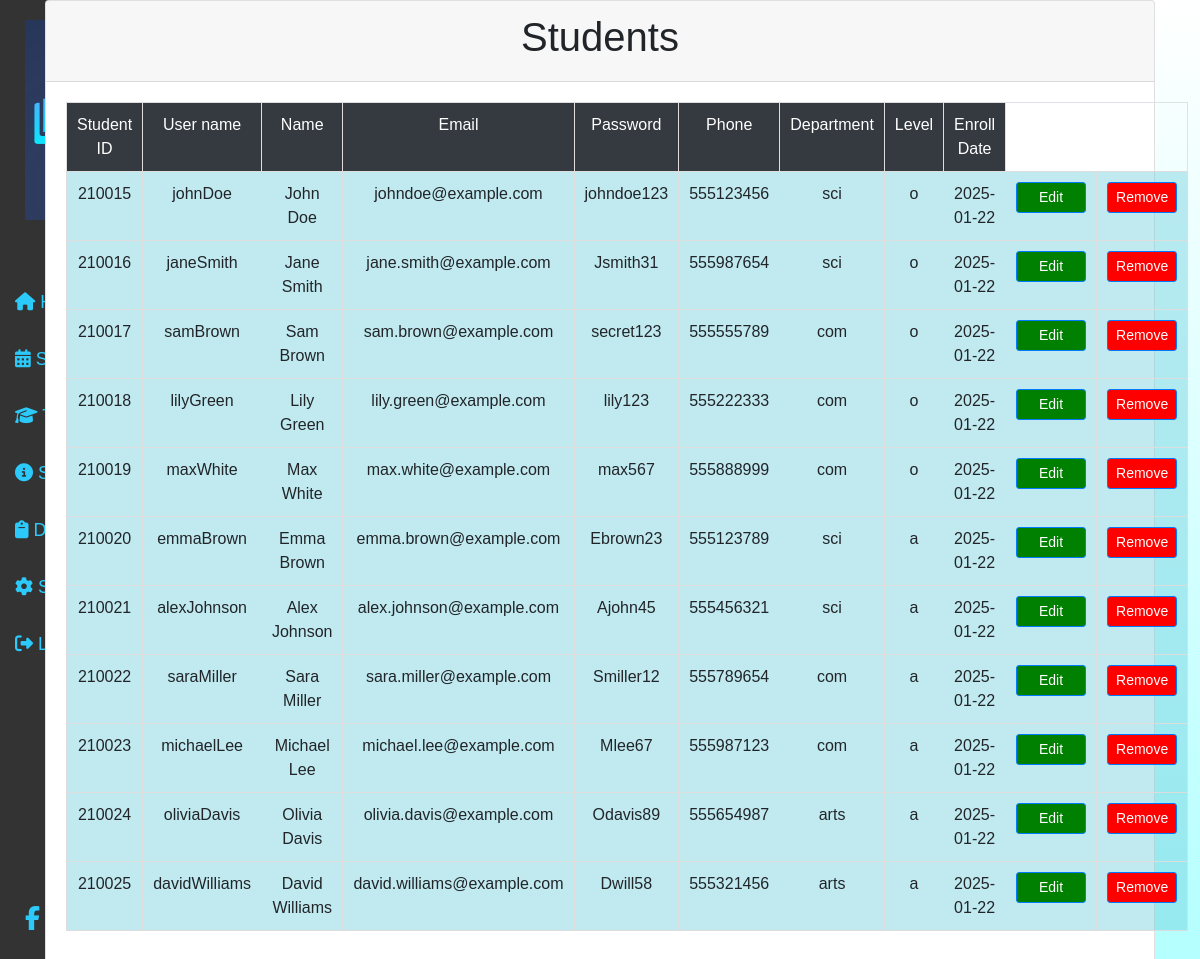
The app's page /managestudent.php with its own data.
### tables this page shows
create table Student( ID int auto_increment,user_name varchar(50),name varchar(50), password varchar(20), email varchar(50) not null, phone int(11), Dep_name varchar(20), level char(1), enroll_date date default curdate(), Primary key(ID),foreign key(Dep_name, level) references Department(name, level));

### managestudent.php (the view, shortened to what this page needs)
<?php
require_once('connect.php');
$query = "select *from student";
$result = mysqli_query($db, $query);
?>
<!DOCTYPE html>
<html lang="en">
<head>
    <link rel="stylesheet" href="https://maxcdn.bootstrapcdn.com/bootstrap/4.5.2/css/bootstrap.min.css">
    <link rel="stylesheet" href="sidebar.css">
    <link rel="stylesheet" href="view.css">
</head>
<body>
    <?php include('sidebaradmin.php'); ?>
    <div class="container">
        <div class="card">
            <div class="card-header">
                <h1 class="text-center">Students</h1>
            </div>
            <div class="card-body">
                <table class="table table-bordered text-center">
                    <tr class="bg-dark text-white">
                        <td> Student ID </td>
                        <td> User name </td>
                        <td> Name </td>
                        <td> Email </td>
                        <td> Password </td>
                        <td> Phone </td>
                        <td> Department </td>
                        <td> Level </td>
                        <td> Enroll Date </td>
                    </tr>
                    <tr>
                        <?php
                        while ($row = mysqli_fetch_assoc($result)) {
                        ?>
                            <td> <?php echo $row["ID"]; ?> </td>
                            <td> <?php echo $row["user_name"]; ?> </td>
                            <td> <?php echo $row["name"]; ?> </td>
                            <td> <?php echo $row["email"]; ?> </td>
                            <td> <?php echo $row["password"]; ?> </td>
                            <td> <?php echo $row["phone"]; ?> </td>
                            <td> <?php echo $row["Dep_name"]; ?> </td>
                            <td> <?php echo $row["level"]; ?> </td>
                            <td> <?php echo $row["enroll_date"]; ?> </td>
                            <td><a id="edt" href="edit_student.php?id=<?php echo $row["ID"]; ?>" class="btn btn-primary btn-sm">Edit</a></td>
                            <td><a id="rmv" href="drop_student.php?id=<?php echo $row["ID"]; ?>" class="btn btn-primary btn-sm">Remove</a></td>
                    </tr>
                <?php
                        }
                ?>
                </table>
            </div>
        </div>
</body>

### sidebaradmin.php (shortened to what this page needs)
<div class="sidebar">
    <div class="logo-container">
        <p style="color: white; margin-top: 10px;">Welcome Admin</p>
    </div>
    <a href="adminview.php" class="active">
        <i class="fas fa-home"></i> Home
    </a>
    <a href="managestudent.php" class="active">
        <i class="fas fa-calendar-alt"></i> Students information
    </a>
    <a href="manageteacher.php" class="active">
        <i class="fas fa-graduation-cap"></i> Teachers information
    </a>
    <a href="managesubject.php" class="active">
        <i class="fas fa-info-circle"></i> Subject information
    </a>
    <a href="managedepartment.php" class="active">
        <i class="fas fa-clipboard"></i> Department information
    </a>
    <a href="adminsetting.php" class="active">
        <i class="fas fa-cog"></i> Settings
    </a>
    <a href="home.php">
        <i class="fas fa-sign-out-alt"></i> Logout
    </a>
    <div class="social-links">
        <ul>
            <li>
                <a class="nav-link" href="https://www.facebook.com">
                    <i class="fab fa-facebook-f"></i>
                </a>
            </li>
            <li>
                <a class="nav-link" href="https://www.youtube.com">
                </a>
            </li>
            <li>
                <a class="nav-link" href="https://www.twitter.com">
                </a>
            </li>
        </ul>
    </div>
</div>

### sidebar.css (style rules this page uses)
body { background-image: linear-gradient(white, rgba(0, 255, 255, 0.301)); font-family: Arial, sans-serif; margin: 0px; padding: 0px; }
.sidebar { height: 100%; width: 250px; position: fixed; top: 0; left: 0; background-color: #333; padding-top: 20px; padding-bottom: 20px; }
.sidebar a { padding: 15px; text-decoration: none; font-size: 18px; color: #2bcafa; display: block; }
.social-links { position: fixed; left: 10px; bottom: 20px; }
.social-links ul { list-style-type: none; padding: 0; display: flex; flex-direction: row; }
.social-links li { margin-right: 10px; }
.social-links a { color: #2bcafa; text-decoration: none; font-size: 24px; transition: color 0.3s; }
.logo-container { text-align: center; margin-bottom: 20px; }

### view.css (style rules this page uses)
body { background-image: linear-gradient(white, rgba(0, 255, 255, 0.301)); }
.card { margin-bottom: 20px; }
.table { width: 100%; border-collapse: collapse; }
.table th, .table td { padding: 10px; border: 1px solid #ddd; }
.table tr { background-color: #66cddb69; }
#edt { background-color: green; width: 70px; }
#rmv { background-color: red; }

### records on screen
student: ID "210015", user_name "johnDoe", name "John Doe", email "johndoe@example.com", password "johndoe123", phone "555123456", Dep_name "sci", level "o", enroll_date "2025-01-22"
student: ID "210016", user_name "janeSmith", name "Jane Smith", email "jane.smith@example.com", password "Jsmith31", phone "555987654", Dep_name "sci", level "o", enroll_date "2025-01-22"
student: ID "210017", user_name "samBrown", name "Sam Brown", email "sam.brown@example.com", password "secret123", phone "555555789", Dep_name "com", level "o", enroll_date "2025-01-22"
student: ID "210018", user_name "lilyGreen", name "Lily Green", email "lily.green@example.com", password "lily123", phone "555222333", Dep_name "com", level "o", enroll_date "2025-01-22"
student: ID "210019", user_name "maxWhite", name "Max White", email "max.white@example.com", password "max567", phone "555888999", Dep_name "com", level "o", enroll_date "2025-01-22"
student: ID "210020", user_name "emmaBrown", name "Emma Brown", email "emma.brown@example.com", password "Ebrown23", phone "555123789", Dep_name "sci", level "a", enroll_date "2025-01-22"
student: ID "210021", user_name "alexJohnson", name "Alex Johnson", email "alex.johnson@example.com", password "Ajohn45", phone "555456321", Dep_name "sci", level "a", enroll_date "2025-01-22"
student: ID "210022", user_name "saraMiller", name "Sara Miller", email "sara.miller@example.com", password "Smiller12", phone "555789654", Dep_name "com", level "a", enroll_date "2025-01-22"
student: ID "210023", user_name "michaelLee", name "Michael Lee", email "michael.lee@example.com", password "Mlee67", phone "555987123", Dep_name "com", level "a", enroll_date "2025-01-22"
student: ID "210024", user_name "oliviaDavis", name "Olivia Davis", email "olivia.davis@example.com", password "Odavis89", phone "555654987", Dep_name "arts", level "a", enroll_date "2025-01-22"
student: ID "210025", user_name "davidWilliams", name "David Williams", email "david.williams@example.com", password "Dwill58", phone "555321456", Dep_name "arts", level "a", enroll_date "2025-01-22"
